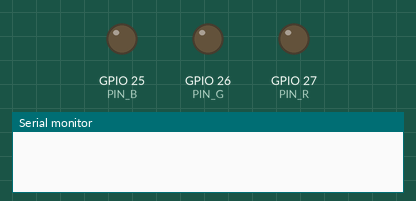
The program below on a simulated ESP32. Parts: output pins drawn as LEDs (lit = HIGH), the last lines printed to the serial monitor. At 2.5 s the program puts the board to deep sleep or switches it off; the recording ends there.

Above: at 0.0 s.
At 1.1 s:
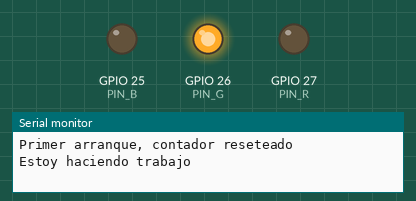
At 2.25 s:
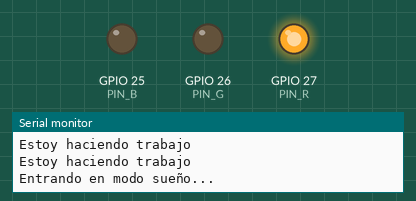
Timing chart, 0 to 2.5 s (numbered marks = the images above):
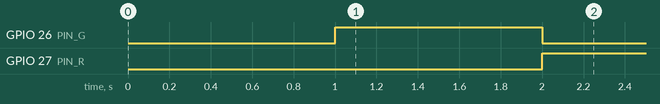

The program:

main.cpp
```cpp
#include <Arduino.h>

#define PIN_R 27
#define PIN_G 26
#define PIN_B 25

// RTC_DATA_ATTR hace que la variable sobreviva al deepsleep
RTC_DATA_ATTR int numReinicios = 0;

void setup()
{
  Serial.begin(115200);
  delay(1000);

  pinMode(PIN_R, OUTPUT);
  pinMode(PIN_G, OUTPUT);
  pinMode(PIN_B, OUTPUT);

  // Solo contar reinicios por deepsleep
  esp_reset_reason_t motivo = esp_reset_reason();
  if (motivo == ESP_RST_DEEPSLEEP)
  {
    numReinicios++;
    Serial.print("Reinicio por deepsleep numero: ");
    Serial.println(numReinicios);
  }
  else
  {
    numReinicios = 0;
    Serial.println("Primer arranque, contador reseteado");
  }

  // Encender verde y hacer trabajo
  digitalWrite(PIN_G, HIGH);
  for (int i = 0; i < 10; i++)
  {
    Serial.println("Estoy haciendo trabajo");
    delay(100);
  }
  digitalWrite(PIN_G, LOW);

  // Encender rojo y entrar en deepsleep
  digitalWrite(PIN_R, HIGH);
  Serial.println("Entrando en modo sueño...");
  delay(500);

  esp_sleep_enable_timer_wakeup(15 * 1000000);
  esp_deep_sleep_start();
}

void loop()
{
}
```

Measured:
- by itself, GPIO 26 (PIN_G): LOW → HIGH at 1.0 s, → LOW 1.0 s later
- by itself, GPIO 27 (PIN_R): LOW → HIGH at 2.0 s
